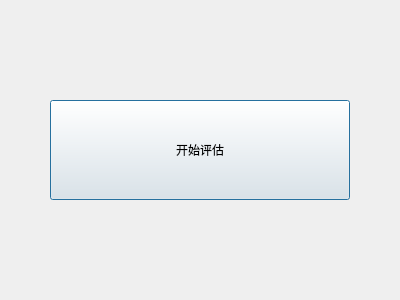
<?xml version="1.0" encoding="UTF-8"?>
<ui version="4.0">
 <class>EmotionalAbilityDialog</class>
 <widget class="QDialog" name="EmotionalAbilityDialog">
  <property name="geometry">
   <rect>
    <x>0</x>
    <y>0</y>
    <width>400</width>
    <height>300</height>
   </rect>
  </property>
  <property name="windowTitle">
   <string>Dialog</string>
  </property>
  <widget class="QPushButton" name="startEmotionEvaluationPushButton">
   <property name="geometry">
    <rect>
     <x>50</x>
     <y>100</y>
     <width>300</width>
     <height>100</height>
    </rect>
   </property>
   <property name="text">
    <string>开始评估</string>
   </property>
  </widget>
 </widget>
 <resources/>
 <connections/>
</ui>
